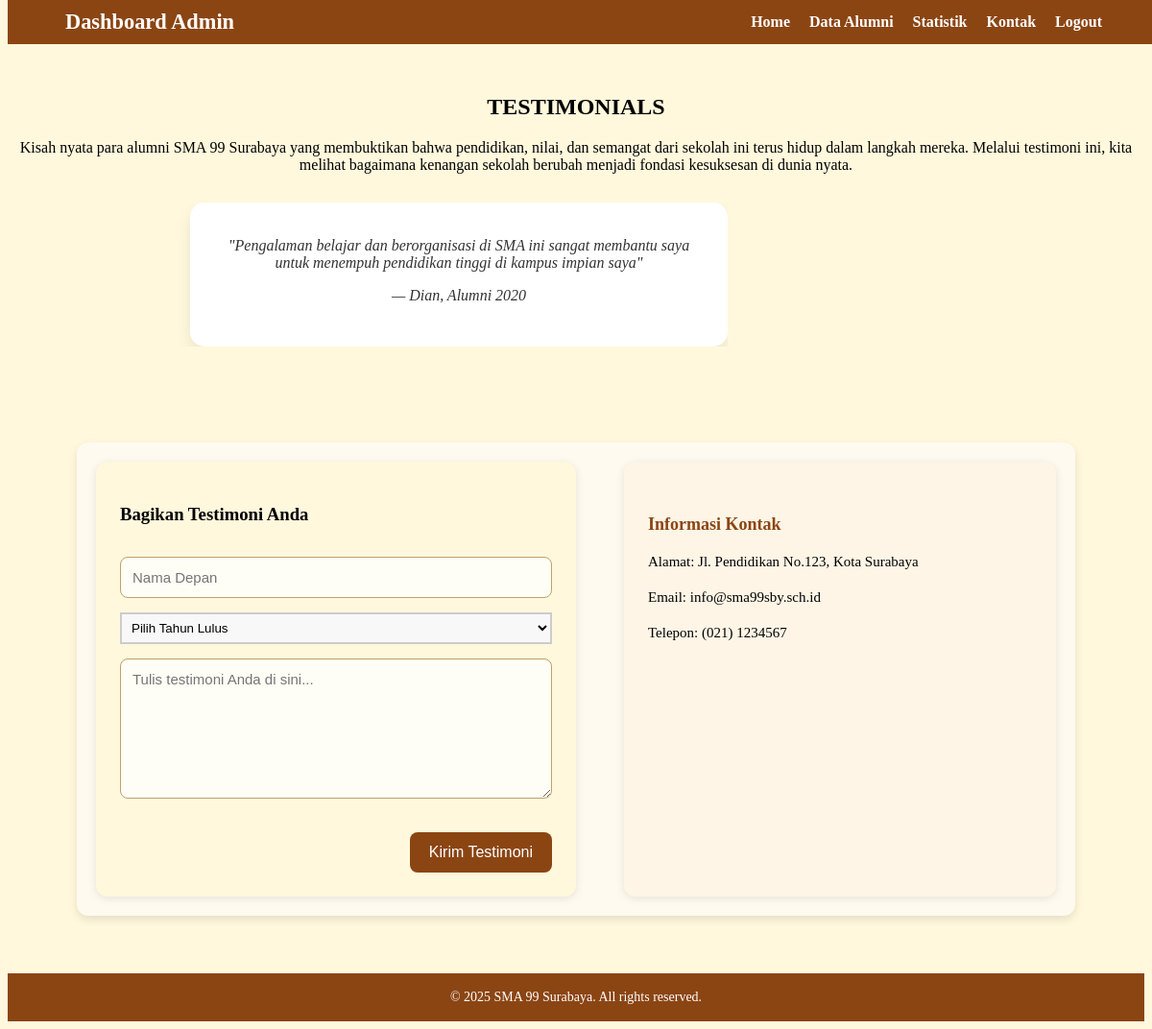
Page /halaman_kontak_admin.php on the committed database.
### tables this page shows
CREATE TABLE `testimonialumni` (
  `idtestimoniAlumni` int NOT NULL AUTO_INCREMENT,
  `nama_depan` varchar(45) DEFAULT NULL,
  `tahunLulus` varchar(45) DEFAULT NULL,
  `testimoni` varchar(300) DEFAULT NULL,
  `tampilkan` tinyint(1) DEFAULT '1',
  PRIMARY KEY (`idtestimoniAlumni`)
);

### halaman_kontak_admin.php (the view, shortened to what this page needs)
<!DOCTYPE html>
<html lang="id">
<head>
    <link rel="stylesheet" href="style.css">
</head>
<body class="kontak-page">
<div class="navbar">
    <div class="navbar-container">
        <div class="logo">Dashboard Admin</div>
        <ul class="nav-links">
            <li><a href="index_admin.php">Home</a></li>
            <li><a href="crudAlumni.php">Data Alumni</a></li>
            <li><a href="halaman_statistik_admin.php">Statistik</a></li>
            <li><a href="halaman_kontak_admin.php">Kontak</a></li>
            <li><a href="logout.php">Logout</a></li>
        </ul>
    </div>
</div>
<div class="testimonials-section">
    <h2 class="testimonial-title" style="text-align: center;">TESTIMONIALS</h2>
    <p class="testimonial-subtitle" style="text-align: center;">Kisah nyata para alumni SMA 99 Surabaya yang membuktikan bahwa pendidikan, nilai, dan semangat dari sekolah ini terus hidup dalam langkah mereka.
                                                                Melalui testimoni ini, kita melihat bagaimana kenangan sekolah berubah menjadi fondasi kesuksesan di dunia nyata.</p>
    <div class="testimonial-carousel">
        <div class="testimonial-cards">
        <?php
        include 'koneksi.php';
        $query = "SELECT * FROM testimonialumni WHERE tampilkan = 1 ORDER BY idtestimoniAlumni DESC";
        $result = mysqli_query($koneksi, $query);
        $index = 0;
            while ($row = mysqli_fetch_assoc($result)) {
                $activeClass = $index === 0 ? 'active' : '';
                echo '<div class="testimonial-card ' . $activeClass . '">';
                echo '<p>"' . htmlspecialchars($row['testimoni']) . '"</p>';
                echo '<span>— ' . htmlspecialchars($row['nama_depan']) . ', Alumni ' . htmlspecialchars($row['tahunLulus']) . '</span>';
                echo '</div>';
        $index++;
        }
        ?>
        </div>
    </div>
</div>
<div class="contact-container">
<form class="contact-form" action="proses_testimoni.php" method="post">
    <h3>Bagikan Testimoni Anda</h3>
    <input type="text" name="nama_depan" placeholder="Nama Depan" required>
    <select name="tahunLulus" required>
        <option value="" disabled selected>Pilih Tahun Lulus</option>
    </select>
    <textarea name="testimoni" placeholder="Tulis testimoni Anda di sini..." required></textarea>
    <button type="submit">Kirim Testimoni</button>
</form>
    <div class="contact-info">
        <h4>Informasi Kontak</h4>
        <p>Alamat: Jl. Pendidikan No.123, Kota Surabaya</p>
        <p>Email: info@sma99sby.sch.id</p>
        <p>Telepon: (021) 1234567</p>
    </div>
</div>
<div class="footer show">
    &copy; 2025 SMA 99 Surabaya. All rights reserved.
</div>
</body>
</html>

### style.css (style rules this page uses)
body { background-color: #FFF8DC; font-family: "Trebuchet MS"; padding-top: 70px; }
.navbar { background-color: #8B4513; padding: 10px 0; color: white; position: fixed; top: 0; width: 100%; z-index: 9999; }
.navbar-container { width: 90%; margin: 0 auto; display: flex; align-items: center; justify-content: space-between; flex-wrap: nowrap; }
.logo { font-weight: bold; font-size: 1.4em; color: white; flex: 1 1 200px; }
.nav-links { list-style: none; display: flex; gap: 20px; margin: 0; padding: 0; justify-content: flex-end; flex-grow: 1; }
.nav-links li a { color: white; text-decoration: none; font-weight: bold; }
button { background-color: #8B4513; color: #fff; padding: 10px; text-decoration: none; font-size: 12px; border: 0px; margin-top: 20px; cursor: pointer; }
input, select { padding: 6px; width: 100%; box-sizing: border-box; background: #f8f8f8; border: 2px solid #ccc; outline-color: #8B4513; }
div { width: 100%; height: auto; }
.footer { background-color: #8B4513; color: white; text-align: center; position: relative; bottom: 0; width: 100%; height: 50px; display: flex; align-items: center; justify-content: center; font-size: 14px; }
.kontak-page .contact-container { display: flex; flex-wrap: wrap; justify-content: center; gap: 50px; max-width: 1000px; margin: 100px auto 60px auto; padding: 20px; background-color: #fffaf0; border-radius: 12px; box-shadow: 0 4px 10px rgba(0, 0, 0, 0.1); }
.kontak-page .contact-form { flex: 1; min-width: 300px; max-width: 500px; background-color: #fff8dc; padding: 25px; border-radius: 12px; box-shadow: 0 2px 8px rgba(0,0,0,0.1); display: flex; flex-direction: column; gap: 15px; }
.kontak-page .contact-form input, .kontak-page .contact-form textarea { padding: 12px; font-size: 15px; border-radius: 8px; border: 1px solid #c0a16b; background-color: #fffef6; font-family: "Trebuchet MS", sans-serif; box-shadow: inset 0 1px 2px rgba(0,0,0,0.05); transition: border-color 0.3s, box-shadow 0.3s; }
.kontak-page .contact-form textarea { min-height: 120px; resize: vertical; }
.kontak-page .contact-form button { background-color: #8B4513; color: white; padding: 12px 20px; font-size: 16px; border: none; border-radius: 8px; cursor: pointer; align-self: flex-end; transition: background-color 0.3s, transform 0.2s; }
.kontak-page .contact-info { flex: 1; min-width: 250px; max-width: 400px; background-color: #fef5e6; padding: 25px; border-radius: 12px; box-shadow: 0 2px 8px rgba(0,0,0,0.1); font-size: 15px; line-height: 1.8; }
.kontak-page .contact-info h4 { font-size: 18px; margin-bottom: 10px; color: #8B4513; }
.kontak-page .contact-info p { margin: 0 0 10px 0; }
.testimonial-carousel { position: relative; display: flex; justify-content: center; width: 750px; overflow: hidden; margin-top: 30px; align-items: center; }
.testimonial-cards { justify-content: center; position: relative; display: flex; width: 100%; align-items: center; }
.testimonial-card { background-color: #ffffff; border-radius: 15px; box-shadow: 0 8px 16px rgba(0, 0, 0, 0.08); padding: 20px 30px; margin: 0 auto; max-width: 500px; min-height: 110px; opacity: 0; position: absolute; left: 50%; transform: translateX(-50%); top: 0; text-align: center; font-style: italic; color: #333; transition: opacity 0.5s ease; }
.testimonial-card.active { position: relative; opacity: 1; z-index: 1; }

### rows in the picture
testimonialumni: testimoni "Pengalaman belajar dan berorganisasi di SMA ini sangat membantu saya untuk menempuh pendidikan tinggi di kampus impian saya", nama_depan "Dian", tahunLulus "2020"
